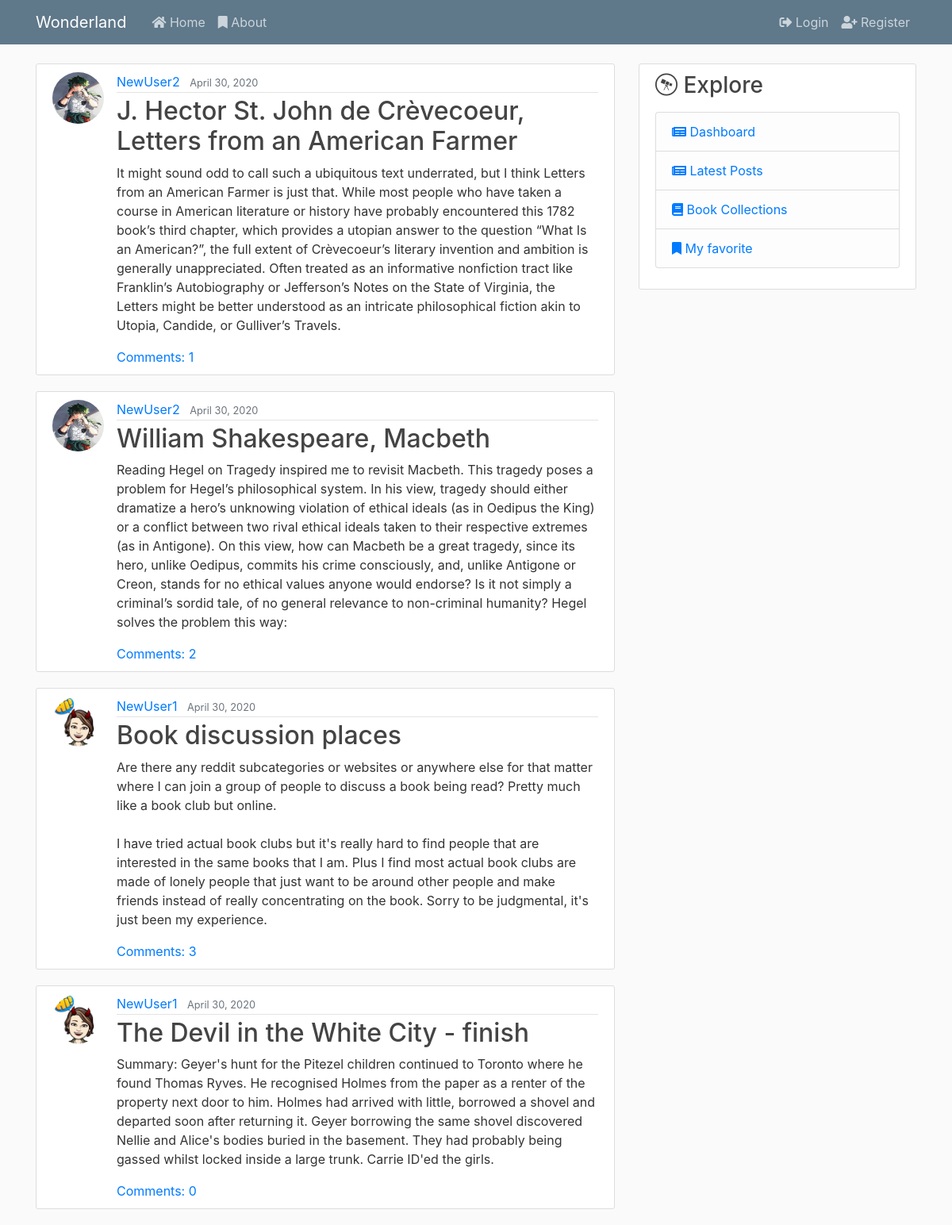
Page /post/latest/ on the committed database.
### blog/models.py (models this page shows, shortened)
class Post(models.Model):
    title = models.CharField(max_length=100)
    content = models.TextField()
    date_posted = models.DateTimeField(default=timezone.now)
    author = models.ForeignKey(User, on_delete=models.CASCADE)
    likes = models.ManyToManyField(User, blank=True, related_name="post_likes")

### users/models.py (models this page shows, shortened)
class Profile(models.Model):
    user = models.OneToOneField(User, on_delete=models.CASCADE)
    image = models.ImageField(default="default.png", upload_to='profile_pics')

### blog/views.py (the view)
# urls.py: path("post/latest/", PostLatestView.as_view(), name="post-latest"),
class PostLatestView(ListView):
    model = Post
    queryset = Post.objects.all().order_by("-date_posted")[:5]
    template_name = "blog/home.html"
    context_object_name = "posts"

### blog/templates/blog/home.html (shortened to what this page needs)
{% extends "blog/base.html" %}
{% block content %}
    {% for post in posts %}
        <article class="media content-section">
            <img class="rounded-circle article-img" src="{{ post.author.profile.image.url }}" alt="">
            <div class="media-body">
                <div class="article-metadata">
                    <a class="mr-2" href="{% url 'user-posts' post.author.username %}">{{ post.author }}</a>
                    <small class="text-muted">{{ post.date_posted|date:"F d, Y" }}</small>
                </div>
                <h2><a class="article-title" href="{% url 'post-detail' post.pk %}">{{ post.title }}</a></h2>
                <p class="article-content">{{ post.content }}</p>
                <a href="{% url 'post-detail' pk=post.pk %}">Comments: {{ post.comments.count }}</a>
            </div>
        </article>
    {% endfor %}
{% endblock %}

### blog/static/blog/main.css (style rules this page uses)
body { background: #fafafa; color: #333333; margin-top: 5rem; }
h1, h2, h3, h4, h5, h6 { color: #444444; }
.content-section { background: #ffffff; padding: 10px 20px; border: 1px solid #dddddd; border-radius: 3px; margin-bottom: 20px; }
.article-title { color: #444444; }
.article-content { white-space: pre-line; }
.article-img { height: 65px; width: 65px; margin-right: 16px; }
.article-metadata { padding-bottom: 1px; margin-bottom: 4px; border-bottom: 1px solid #e3e3e3 }

### rows in the picture
Post: author.profile.image (picture), author "NewUser2", date_posted "April 30, 2020", title "J. Hector St. John de Crèvecoeur, Letters from an American Farmer", content "It might sound odd to call such a ubiquitous text underrated, but I think Letters from an American Farmer is just that. While most people who have taken a course in American literature or history have probably encountered this 1782 book’s third chapter, which provides a utopian answer to the question “What Is an American?”, the full extent of Crèvecoeur’s literary invention and ambition is generally unappreciated. Often treated as an informative nonfiction tract like Franklin’s Autobiography or Jefferson’s Notes on the State of Virginia, the Letters might be better understood as an intricate philosophical fiction akin to Utopia, Candide, or Gulliver’s Travels.", comments.count "1"
Post: author.profile.image (picture), author "NewUser2", date_posted "April 30, 2020", title "William Shakespeare, Macbeth", content "Reading Hegel on Tragedy inspired me to revisit Macbeth. This tragedy poses a problem for Hegel’s philosophical system. In his view, tragedy should either dramatize a hero’s unknowing violation of ethical ideals (as in Oedipus the King) or a conflict between two rival ethical ideals taken to their respective extremes (as in Antigone). On this view, how can Macbeth be a great tragedy, since its hero, unlike Oedipus, commits his crime consciously, and, unlike Antigone or Creon, stands for no ethical values anyone would endorse? Is it not simply a criminal’s sordid tale, of no general relevance to non-criminal humanity? Hegel solves the problem this way:", comments.count "2"
Post: author.profile.image (picture), author "NewUser1", date_posted "April 30, 2020", title "Book discussion places", content "Are there any reddit subcategories or websites or anywhere else for that matter where I can join a group of people to discuss a book being read? Pretty much like a book club but online. I have tried actual book clubs but it's really hard to find people that are interested in the same books that I am. Plus I find most actual book clubs are made of lonely people that just want to be around other people and make friends instead of really concentrating on the book. Sorry to be judgmental, it's just been my experience.", comments.count "3"
Post: author.profile.image (picture), author "NewUser1", date_posted "April 30, 2020", title "The Devil in the White City - finish", content "Summary: Geyer's hunt for the Pitezel children continued to Toronto where he found Thomas Ryves. He recognised Holmes from the paper as a renter of the property next door to him. Holmes had arrived with little, borrowed a shovel and departed soon after returning it. Geyer borrowing the same shovel discovered Nellie and Alice's bodies buried in the basement. They had probably being gassed whilst locked inside a large trunk. Carrie ID'ed the girls.", comments.count "0"
